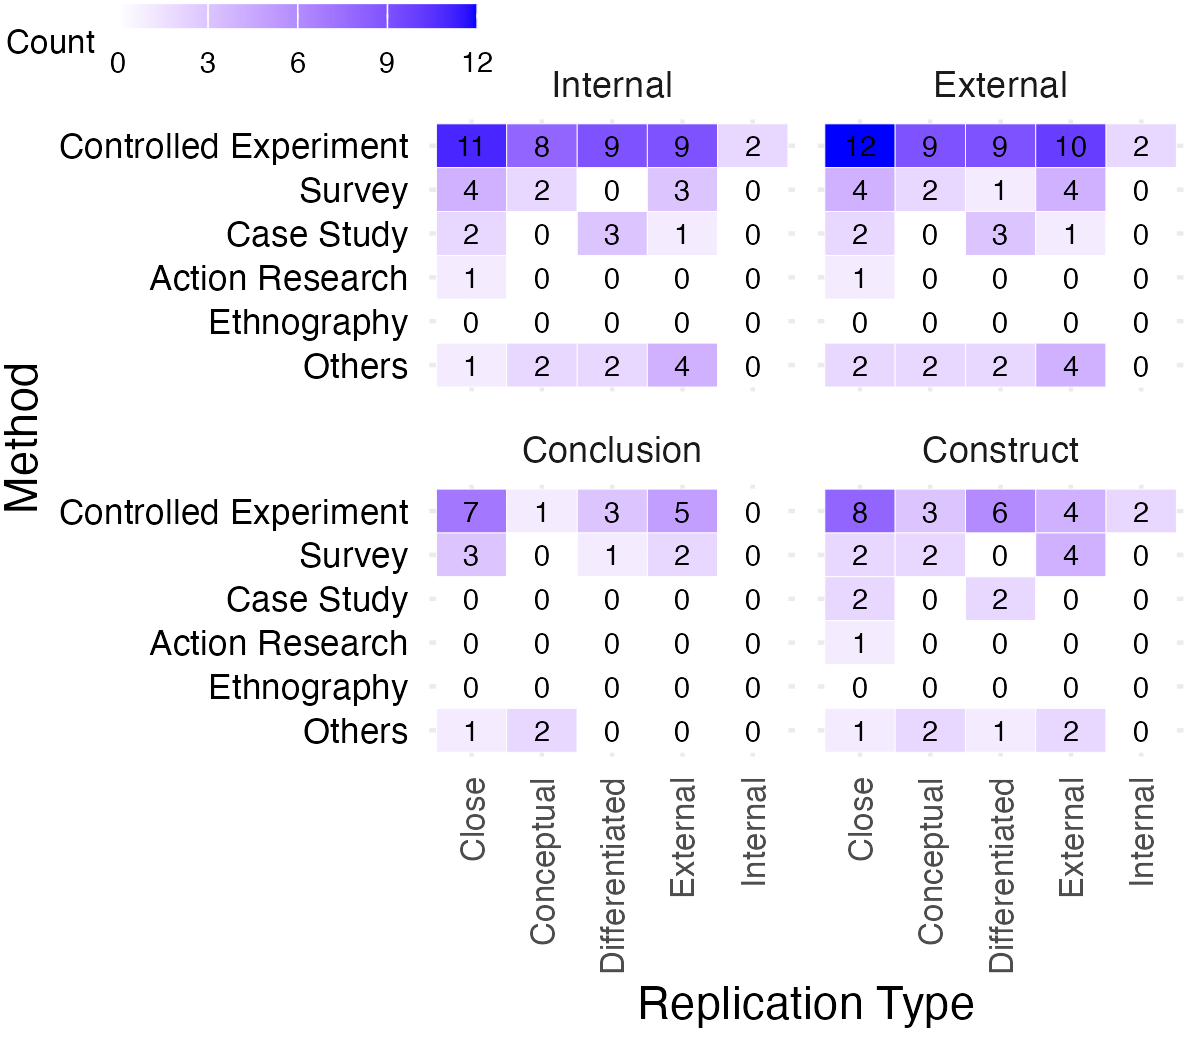

Recreate this plot in R.
this_file <- dirname(rstudioapi::getSourceEditorContext()$path)
setwd(this_file)

library(ggplot2)
library(dplyr)
library(tidyr)

df <- tribble(
  ~TTV, ~Method, ~Close, ~Differentiated, ~External, ~Conceptual, ~Internal,
  "Internal", "Controlled Experiment", 11, 9, 9, 8, 2,
  "Internal", "Survey", 4, 0, 3, 2, 0,
  "Internal", "Case Study", 2, 3, 1, 0, 0,
  "Internal", "Action Research", 1, 0, 0, 0, 0,
  "Internal", "Ethnography", 0, 0, 0, 0, 0,
  "Internal", "Others", 1, 2, 4, 2, 0,
  
  "External", "Controlled Experiment", 12, 9, 10, 9, 2,
  "External", "Survey", 4, 1, 4, 2, 0,
  "External", "Case Study", 2, 3, 1, 0, 0,
  "External", "Action Research", 1, 0, 0, 0, 0,
  "External", "Ethnography", 0, 0, 0, 0, 0,
  "External", "Others", 2, 2, 4, 2, 0,
  
  "Conclusion", "Controlled Experiment", 7, 3, 5, 1, 0,
  "Conclusion", "Survey", 3, 1, 2, 0, 0,
  "Conclusion", "Case Study", 0, 0, 0, 0, 0,
  "Conclusion", "Action Research", 0, 0, 0, 0, 0,
  "Conclusion", "Ethnography", 0, 0, 0, 0, 0,
  "Conclusion", "Others", 1, 0, 0, 2, 0,
  
  "Construct", "Controlled Experiment", 8, 6, 4, 3, 2,
  "Construct", "Survey", 2, 0, 4, 2, 0,
  "Construct", "Case Study", 2, 2, 0, 0, 0,
  "Construct", "Action Research", 1, 0, 0, 0, 0,
  "Construct", "Ethnography", 0, 0, 0, 0, 0,
  "Construct", "Others", 1, 1, 2, 2, 0
)

df_long$Method <- factor(df_long$Method, levels = c(
  "Others", "Ethnography", "Action Research", "Case Study", "Survey", "Controlled Experiment"
))

df_long$TTV <- factor(df_long$TTV, levels = c("Internal", "External", "Conclusion", "Construct"))

p <- ggplot(df_long, aes(x = ReplicationType, y = Method, fill = Count)) +
  geom_tile(color = "white") +
  geom_text(aes(label = Count), size = 2.5) +
  facet_wrap(~TTV) +
  scale_fill_gradient(
    low = "white", high = "blue",
    guide = guide_colorbar(barheight = 0.4)  # ajusta a altura da barra
  )+
  theme_minimal() +
  theme(
    legend.position = "top",
    legend.spacing.y = unit(0.1, "cm"),
    legend.margin = margin(b = -18),
    plot.margin = margin(t = 1, r = 4, b = 5, l = 1),
    axis.text.x = element_text(angle = 90, vjust = 0.5, hjust = 1, size = 8),
    axis.text.y = element_text(size = 8.5, color = "black"),
    legend.text = element_text(size = 7),
    legend.title = element_text(size = 8),
    legend.justification = c(-1.5, 0)
  ) +
  labs(
    x = "Replication Type", y = "Method"
  )

ggsave("Fig5.png", plot = p, width = 4, height = 3.5)
ggsave("Fig5.pdf", plot = p, width = 4, height = 3.5)
getwd()